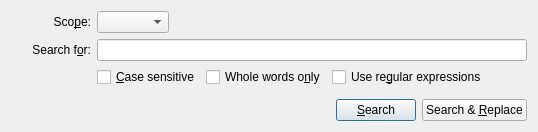
<?xml version="1.0" encoding="UTF-8"?>
<ui version="4.0">
 <class>Core::Internal::FindDialog</class>
 <widget class="QWidget" name="Core::Internal::FindDialog">
  <property name="geometry">
   <rect>
    <x>0</x>
    <y>0</y>
    <width>673</width>
    <height>240</height>
   </rect>
  </property>
  <property name="maximumSize">
   <size>
    <width>680</width>
    <height>16777215</height>
   </size>
  </property>
  <layout class="QGridLayout" name="gridLayout">
   <property name="sizeConstraint">
    <enum>QLayout::SetFixedSize</enum>
   </property>
   <item row="4" column="0" colspan="2">
    <layout class="QHBoxLayout" name="horizontalLayout_3">
     <item>
      <spacer name="horizontalSpacer_3">
       <property name="orientation">
        <enum>Qt::Horizontal</enum>
       </property>
       <property name="sizeHint" stdset="0">
        <size>
         <width>40</width>
         <height>20</height>
        </size>
       </property>
      </spacer>
     </item>
     <item>
      <widget class="QPushButton" name="searchButton">
       <property name="text">
        <string>&amp;Search</string>
       </property>
       <property name="default">
        <bool>true</bool>
       </property>
      </widget>
     </item>
     <item>
      <widget class="QPushButton" name="replaceButton">
       <property name="text">
        <string>Search &amp;&amp; &amp;Replace</string>
       </property>
      </widget>
     </item>
    </layout>
   </item>
   <item row="1" column="0">
    <widget class="QLabel" name="searchLabel">
     <property name="text">
      <string>Search f&amp;or:</string>
     </property>
     <property name="alignment">
      <set>Qt::AlignRight|Qt::AlignTrailing|Qt::AlignVCenter</set>
     </property>
     <property name="buddy">
      <cstring>searchTerm</cstring>
     </property>
    </widget>
   </item>
   <item row="0" column="1">
    <widget class="QWidget" name="widget_2" native="true">
     <layout class="QHBoxLayout" name="horizontalLayout_2">
      <property name="spacing">
       <number>0</number>
      </property>
      <property name="leftMargin">
       <number>0</number>
      </property>
      <property name="topMargin">
       <number>0</number>
      </property>
      <property name="rightMargin">
       <number>0</number>
      </property>
      <property name="bottomMargin">
       <number>0</number>
      </property>
      <item>
       <widget class="QComboBox" name="filterList">
        <property name="sizePolicy">
         <sizepolicy hsizetype="Fixed" vsizetype="Fixed">
          <horstretch>0</horstretch>
          <verstretch>0</verstretch>
         </sizepolicy>
        </property>
        <property name="sizeAdjustPolicy">
         <enum>QComboBox::AdjustToContents</enum>
        </property>
       </widget>
      </item>
      <item>
       <spacer name="horizontalSpacer_2">
        <property name="orientation">
         <enum>Qt::Horizontal</enum>
        </property>
        <property name="sizeHint" stdset="0">
         <size>
          <width>40</width>
          <height>20</height>
         </size>
        </property>
       </spacer>
      </item>
     </layout>
    </widget>
   </item>
   <item row="2" column="1">
    <widget class="QWidget" name="optionsWidget" native="true">
     <layout class="QHBoxLayout" name="horizontalLayout">
      <property name="leftMargin">
       <number>0</number>
      </property>
      <property name="topMargin">
       <number>0</number>
      </property>
      <property name="rightMargin">
       <number>0</number>
      </property>
      <property name="bottomMargin">
       <number>0</number>
      </property>
      <item>
       <widget class="QCheckBox" name="matchCase">
        <property name="text">
         <string>&amp;Case sensitive</string>
        </property>
       </widget>
      </item>
      <item>
       <widget class="QCheckBox" name="wholeWords">
        <property name="text">
         <string>Whole words o&amp;nly</string>
        </property>
       </widget>
      </item>
      <item>
       <widget class="QCheckBox" name="regExp">
        <property name="text">
         <string>Use re&amp;gular expressions</string>
        </property>
       </widget>
      </item>
      <item>
       <spacer name="horizontalSpacer">
        <property name="orientation">
         <enum>Qt::Horizontal</enum>
        </property>
        <property name="sizeHint" stdset="0">
         <size>
          <width>40</width>
          <height>20</height>
         </size>
        </property>
       </spacer>
      </item>
     </layout>
    </widget>
   </item>
   <item row="0" column="0">
    <widget class="QLabel" name="label">
     <property name="sizePolicy">
      <sizepolicy hsizetype="Fixed" vsizetype="Preferred">
       <horstretch>0</horstretch>
       <verstretch>0</verstretch>
      </sizepolicy>
     </property>
     <property name="minimumSize">
      <size>
       <width>80</width>
       <height>0</height>
      </size>
     </property>
     <property name="text">
      <string>Sco&amp;pe:</string>
     </property>
     <property name="alignment">
      <set>Qt::AlignRight|Qt::AlignTrailing|Qt::AlignVCenter</set>
     </property>
     <property name="buddy">
      <cstring>filterList</cstring>
     </property>
    </widget>
   </item>
   <item row="1" column="1">
    <widget class="Utils::FancyLineEdit" name="searchTerm"/>
   </item>
   <item row="3" column="0" colspan="2">
    <widget class="QWidget" name="configWidget" native="true">
     <property name="sizePolicy">
      <sizepolicy hsizetype="Preferred" vsizetype="Fixed">
       <horstretch>0</horstretch>
       <verstretch>10</verstretch>
      </sizepolicy>
     </property>
    </widget>
   </item>
  </layout>
 </widget>
 <customwidgets>
  <customwidget>
   <class>Utils::FancyLineEdit</class>
   <extends>QLineEdit</extends>
   <header location="global">utils/fancylineedit.hpp</header>
  </customwidget>
 </customwidgets>
 <tabstops>
  <tabstop>filterList</tabstop>
  <tabstop>searchTerm</tabstop>
  <tabstop>matchCase</tabstop>
  <tabstop>wholeWords</tabstop>
  <tabstop>regExp</tabstop>
 </tabstops>
 <resources/>
 <connections/>
</ui>
